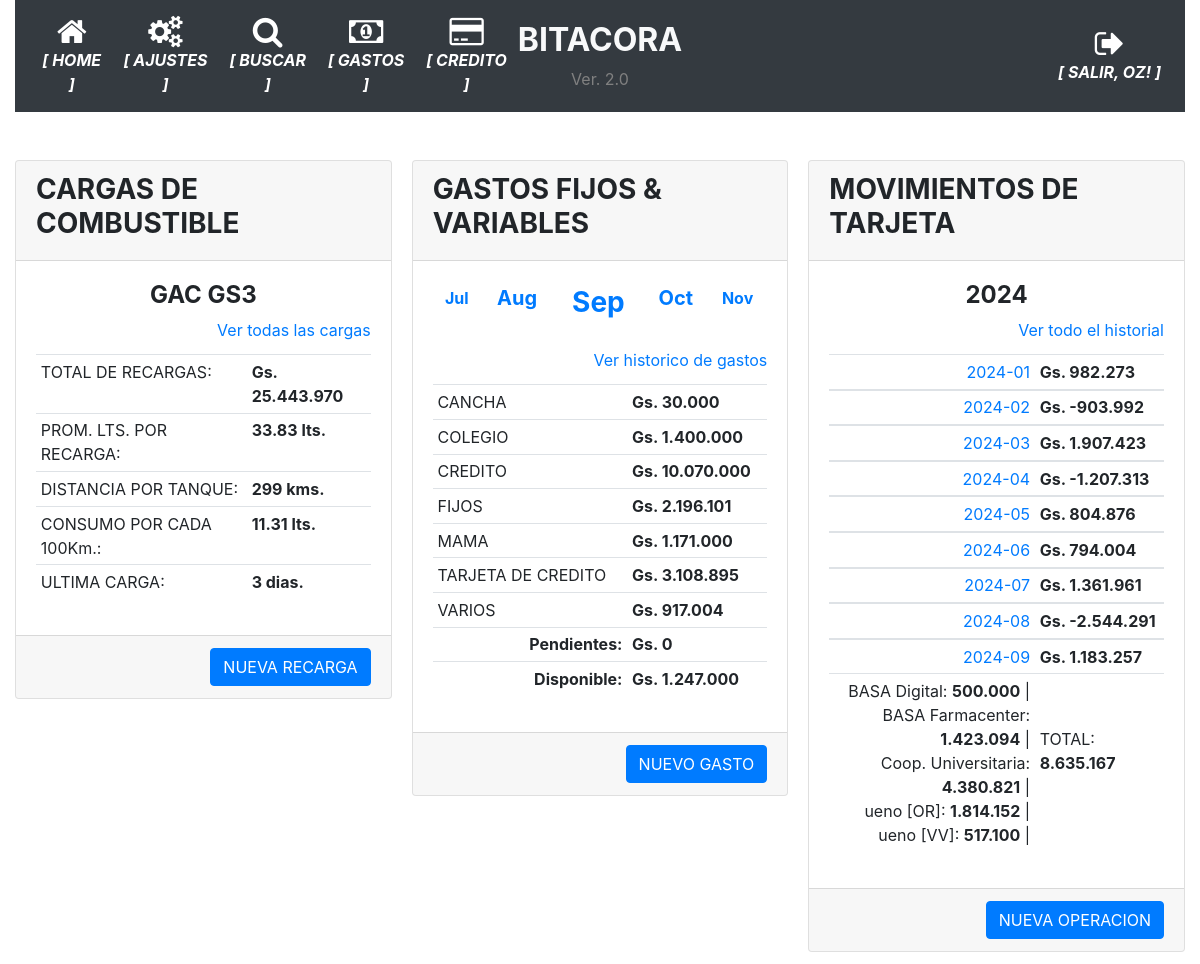
The app's page /index (signed in) with its own data.
### app/models.py (models this page shows, shortened)
class User(UserMixin, db.Model):
    id = db.Column(db.Integer, primary_key=True)
    username = db.Column(db.String(64), index=True, unique=True)
    email = db.Column(db.String(120), index=True, unique=True)
    password_hash = db.Column(db.String(128))
    perfil = db.Column(db.String(128))

class AgrupadorGastos(db.Model):
    __tablename__='agrupador_gastos'
    id = db.Column(db.Integer, primary_key=True)
    agrupador = db.Column(db.String(100), nullable=False)

class Tarjetas(db.Model):
    __tablename__='tarjetas'
    id = db.Column(db.Integer, primary_key=True)
    banco = db.Column(db.String(100), nullable=False)
    numero = db.Column(db.String(100), nullable=False)
    vencimiento = db.Column(db.String(10), nullable=False)
    estado = db.Column(db.Boolean, server_default=u'False')

### app/routes.py (the view)
@app.route('/')
@app.route('/index', methods=['GET', 'POST'])
@login_required
def index():
    form = FormularioCombustible()
    cargas = Cargas.query.all()
    anno = datetime.now().strftime("%Y")
    fechas_referencia = {'mes_anterior_2':datetime.now()-relativedelta(months=2), 'mes_anterior':datetime.now()-relativedelta(months=1), 'fecha_actual':datetime.now(),  'mes_siguiente':datetime.now()+relativedelta(months=1), 'mes_siguiente_2':datetime.now()+relativedelta(months=2)}
    referencias_principales = referencias_vehiculo(cargas)
    balance_movimientos, balance_mensual = balance_cuenta()
    gastos = db.session.query(AgrupadorGastos.agrupador.label('acreedor'), func.sum(GastosFijos.monto).label('total')).join(AgrupadorGastos).group_by(AgrupadorGastos.agrupador).filter(func.strftime("%Y-%m", GastosFijos.fecha_pagar)==fechas_referencia['fecha_actual'].strftime('%Y-%m')).all()
    credito, pendientes, pagadas = calcular_disponibilidad(fechas_referencia['fecha_actual'].strftime('%Y-%m'))
    disponibilidad = credito - pagadas
    balance=balances_tarjetas()
    id_tarjeta = db.session.query(Tarjetas.banco).filter(Tarjetas.estado==True).first()
    return render_template('home.html',  form=form, **referencias_principales, movimientos=balance_mensual, anno=anno, fechas_referencia=fechas_referencia, balance_movimientos=balance_movimientos, gastos=gastos, total_gasto=pendientes, disponibilidad=disponibilidad, balance=balance, id_tarjeta=id_tarjeta[0]) #usar ** permite que se manipule la variable directamente en el DOM

### app/models.py (called while the page is built)
@login.user_loader
def load_user(id):
    return User.query.get(int(id))

### app/utilitarios.py (called while the page is built)
def balances_tarjetas():
    saldos=[]
    for tarjeta in dbmodel.session.query(Tarjetas).filter(Tarjetas.estado==True).all():
        compras, pagos, descuentos, intereses = balance_puntual_tarjeta(tarjeta.id)
        saldos.append({'banco': tarjeta.banco, 'compras': compras, 'pagos': pagos, 'descuentos': descuentos, 'balance': compras-pagos-descuentos})
    return saldos

### app/templates/home.html (shortened to what this page needs)
{% extends "base.html" %}
{% block main %}
<form action="{{ url_for('nueva_recarga') }}" method="post">
    <br>
    <div class="card-columns">
        <div class="card">
            <div class="card-header">
                <h3><strong>CARGAS DE COMBUSTIBLE</strong></h3>
            </div>
            <div class="card-body">
                <div class="card-title">
                    <h4 class="card-text text-center"><strong>{{ vehiculo }}</strong></h4>
                    <div class="card-text text-right">
                        <a href="{{ url_for('recargas') }}" class="card-link">Ver todas las cargas</a>
                    </div>
                </div>
                <div>
                    <table class="table table-sm">
                        <tr><td>TOTAL DE RECARGAS:</td><td><strong>{{ "Gs. {:,.0f}".format(suma_total_cargas).replace(",", ".") }}</strong></td></tr>
                        <tr><td>PROM. LTS. POR RECARGA:</td><td><strong>{{ '%0.2f'|format(promedio_litros_por_recarga|float) }} lts.</strong></td></tr>
                        <tr><td>DISTANCIA POR TANQUE:</td><td><strong>{{ promedio_recorrido_por_tanque }} kms.</strong></td></tr>
                        <tr><td>CONSUMO POR CADA 100Km.:</td><td><strong>{{ '%0.2f'|format(consumo_por_100km|float) }} lts.</strong></td></tr>
                        <tr><td>ULTIMA CARGA:</td><td><strong>{{ promedio_dias_carga }} dias.</strong></td></tr>
                    </table>
                </div>
            </div>
            <div class="card-footer text-muted text-right">
                <a href="{{ url_for('nueva_recarga') }}" class="btn btn-primary">NUEVA RECARGA</a>
            </div>
        </div>
        <div class="card">
            <div class="card-header">
                <h3><strong>GASTOS FIJOS & VARIABLES</strong></h3>
            </div>
            <div class="card-body">
                <div class="card-title text-center">
                    <table class="table table-sm table-borderless">
                        <td><a href="{{ url_for('historico_gastos_detalle', periodo=fechas_referencia.mes_anterior_2.strftime('%Y-%m')) }}" class="card-link"><strong>{{ fechas_referencia.mes_anterior_2.strftime('%b') }}</strong></a></td>
                        <td><a href="{{ url_for('historico_gastos_detalle', periodo=fechas_referencia.mes_anterior.strftime('%Y-%m')) }}" class="card-link"><h5><strong>{{ fechas_referencia.mes_anterior.strftime('%b') }}</strong></a></h5></td>
                        <td><a href="{{ url_for('historico_gastos_detalle', periodo=fechas_referencia.fecha_actual.strftime('%Y-%m')) }}" class="card-link"><h3><strong>{{ fechas_referencia.fecha_actual.strftime('%b') }}</strong></h3></a></td>
                        <td><a href="{{ url_for('historico_gastos_detalle', periodo=fechas_referencia.mes_siguiente.strftime('%Y-%m')) }}" class="card-link"><h5><strong>{{ fechas_referencia.mes_siguiente.strftime('%b') }}</strong></a></h5></td>
                        <td><a href="{{ url_for('historico_gastos_detalle', periodo=fechas_referencia.mes_siguiente_2.strftime('%Y-%m')) }}" class="card-link"><strong>{{ fechas_referencia.mes_siguiente_2.strftime('%b') }}</strong></a></td>
                    </table>
                    <div class="card-text text-right">
                        <a href="{{ url_for('historico_gastos') }}" class="card-link">Ver historico de gastos</a>
                    </div>
                </div>
                <div>
                    <table class="table table-sm">
                        <tbody>
                        {% for gasto in gastos %}
                            <tr>
                                <td>{{ gasto.acreedor }}</td>
                                <td><strong>{{ "Gs. {:,.0f}".format(gasto.total).replace(",", ".") }}</strong></td>
                            </tr>
                        {% endfor %}
                        </tbody>
                        <tfoot>
                            <tr>
                                <td class="card-text text-right"><strong>Pendientes:</strong></td>
                                <td><strong>{{ "Gs. {:,.0f}".format(total_gasto).replace(",", ".") }}</strong></td>
                            </tr>
                            <tr>
                                <td class="card-text text-right"><strong>Disponible:</strong></td>
                                <td><strong>{{ "Gs. {:,.0f}".format(disponibilidad).replace(",", ".") }}</strong></td>
                            </tr>
                        </tfoot>
                    </table>
                </div>
            </div>
            <div class="card-footer text-muted text-right">
                <a href="{{ url_for('nuevo_gasto') }}" class="btn btn-primary">NUEVO GASTO</a>
            </div>
        </div>
        <div class="card">
            <div class="card-header">
                <h3><strong>MOVIMIENTOS DE TARJETA</strong></h3>
            </div>
            <div class="card-body">
                <div class="card-title">
                    <h4 class="card-text text-center"><strong>{{ fechas_referencia.fecha_actual.strftime('%Y') }}</strong></h4>
                    <div class="card-text text-right">
                        <a href="{{ url_for('historial_operacion') }}" class="card-link">Ver todo el historial</a>
                    </div>
                </div>
                <div>
                    <table class="table table-sm">
                        {% for movimiento in movimientos %}
                        <tbody>
                            <tr>
                                <td class="card-text text-right"><a href="{{ url_for('movimientos_mes', mes=movimiento[0]) }}">{{ movimiento[0] }}</a></td>
                                <td><strong>{{ "Gs. {:,.0f}".format(movimiento[1]).replace(",", ".") }}</strong></td>
                            </tr>
                        </tbody>
                        {% endfor %}
                        <tfoot>
                            <tr>
                                <td>
                                    {% for item in balance | sort(attribute='banco')%}
                                    <div class="card-text text-right">{{ item.banco }}: <strong>{{ "{:,.0f}".format(item.balance|int).replace(",", ".") }}</strong> | </div>
                                    {% endfor %}
                                </td>
                                <td>
                                    <br><br><div>TOTAL: <strong>{{ "{:,.0f}".format(balance_movimientos|int).replace(",", ".") }}</strong></div>
                                </td>
                            </tr>
                        </tfoot>
                    </table>
                </div>
            </div>
            <div class="card-footer text-muted text-right">
                <a href="{{ url_for('nueva_operacion', tarjeta=id_tarjeta) }}" class="btn btn-primary">NUEVA OPERACION</a>
            </div>
        </div>
    </div>
{% endblock %}

### app/templates/base.html (shortened to what this page needs)
<!doctype html>
<html lang="en">
  <head>
    <link rel="stylesheet" href="https://stackpath.bootstrapcdn.com/bootstrap/4.5.0/css/bootstrap.min.css">
    <link rel="stylesheet" href="https://maxcdn.bootstrapcdn.com/font-awesome/4.4.0/css/font-awesome.min.css">
  </head>
  <body>
    <div class="container-fluid">
      <nav class="navbar navbar-expand-md navbar-dark bg-dark">
        <div class="navbar-collapse collapse w-100 order-1 order-md-0 dual-collapse2">
            <ul class="navbar-nav mr-auto text-center">
              <li class="nav-item active">
                <a href="{{ url_for('index') }}" class="nav-link d-flex flex-column">
                <i class="fa fa-home fa-2x"></i>
                <span class="d-none d-sm-inline"><i><strong>[ HOME ]</strong></i></span></a>
              </li>
              <li class="nav-item active">
                <a href="{{ url_for('parametrico') }}" class="nav-link d-flex flex-column">
                <i class="fa fa-cogs fa-2x"></i>
                <span class="d-none d-sm-inline"><i><strong>[ AJUSTES ]</strong></i></span></a>
              </li>
              <li class="nav-item active">
                <a href="{{ url_for('busqueda') }}" class="nav-link d-flex flex-column">
                <i class="fa fa-search fa-2x"></i>
                <span class="d-none d-sm-inline"><i><strong>[ BUSCAR ]</strong></i></span></a>
              </li>
              <li class="nav-item active">
                <a href="{{ url_for('historico_gastos_detalle', periodo='') }}" class="nav-link d-flex flex-column">
                <i class="fa fa-money fa-2x"></i>
                <span class="d-none d-sm-inline"><i><strong>[ GASTOS ]</strong></i></span></a>
              </li>
              <li class="nav-item active">
                <a href="{{ url_for('movimientos_mes', mes='') }}" class="nav-link d-flex flex-column">
                <i class="fa fa-credit-card fa-2x"></i>
                <span class="d-none d-sm-inline"><i><strong>[ CREDITO ]</strong></i></span></a>
              </li>
            </ul>
        </div>
        <div class="mx-auto order-0 text-center">
            <h2 class="mx-auto text-light"><strong>BITACORA</strong></h2>
            <span style="color: grey">Ver. 2.0</span>
        </div>
        <div class="navbar-collapse collapse w-100 order-3 dual-collapse2">
            <ul class="navbar-nav ml-auto text-center">
              <li class="nav-item active">
                {% if current_user.is_anonymous %}
                  <a href="{{ url_for('logout') }}" class="nav-link d-flex flex-column">
                  <i class="fa fa-sign-in fa-2x"></i>
                  <span class="d-none d-sm-inline"><i><strong>[ ACCEDER ]</strong></i></span></a>
                {% else %}
                  <a href="{{ url_for('logout') }}" class="nav-link d-flex flex-column">
                  <i class="fa fa-sign-out fa-2x"></i>
                  <span class="d-none d-sm-inline"><i><strong>[ SALIR, {{ current_user.username | upper }}! ]</strong></i></span></a>
                {% endif %}
              </li>
            </ul>
        </div>
    </nav>
    <br>
      <div>
        {% block main %}{% endblock %}
      </div>
    </div>
  </body>
</html>

### records on screen
User: username "OZ"
AgrupadorGastos: acreedor "CANCHA", total "Gs. 30.000"
AgrupadorGastos: acreedor "COLEGIO", total "Gs. 1.400.000"
AgrupadorGastos: acreedor "CREDITO", total "Gs. 10.070.000"
AgrupadorGastos: acreedor "FIJOS", total "Gs. 2.196.101"
AgrupadorGastos: acreedor "MAMA", total "Gs. 1.171.000"
AgrupadorGastos: acreedor "TARJETA DE CREDITO", total "Gs. 3.108.895"
AgrupadorGastos: acreedor "VARIOS", total "Gs. 917.004"
Tarjetas: banco "BASA Digital", balance "500.000"
Tarjetas: banco "BASA Farmacenter", balance "1.423.094"
Tarjetas: banco "Coop. Universitaria", balance "4.380.821"
Tarjetas: banco "ueno [OR]", balance "1.814.152"
Tarjetas: banco "ueno [VV]", balance "517.100"

### other values on screen
{{ vehiculo }} "GAC GS3"
{{ "Gs. {:,.0f}".format(suma_total_cargas).replace(",", ".") }} "Gs. 25.443.970"
{{ '%0.2f'|format(promedio_litros_por_recarga|float) }} "33.83"
{{ promedio_recorrido_por_tanque }} "299"
{{ '%0.2f'|format(consumo_por_100km|float) }} "11.31"
{{ fechas_referencia.mes_anterior_2.strftime('%b') }} "Jul"
{{ fechas_referencia.mes_anterior.strftime('%b') }} "Aug"
{{ fechas_referencia.fecha_actual.strftime('%b') }} "Sep"
{{ fechas_referencia.mes_siguiente.strftime('%b') }} "Oct"
{{ fechas_referencia.mes_siguiente_2.strftime('%b') }} "Nov"
{{ "Gs. {:,.0f}".format(total_gasto).replace(",", ".") }} "Gs. 0"
{{ "Gs. {:,.0f}".format(disponibilidad).replace(",", ".") }} "Gs. 1.247.000"
{{ fechas_referencia.fecha_actual.strftime('%Y') }} "2024"
{{ movimiento[0] }} "2024-01" "2024-02" "2024-03" "2024-04" "2024-05" "2024-06" "2024-07" "2024-08" "2024-09"
{{ "Gs. {:,.0f}".format(movimiento[1]).replace(",", ".") }} "Gs. 982.273" "Gs. -903.992" "Gs. 1.907.423" "Gs. -1.207.313" "Gs. 804.876" "Gs. 794.004" "Gs. 1.361.961" "Gs. -2.544.291" "Gs. 1.183.257"
